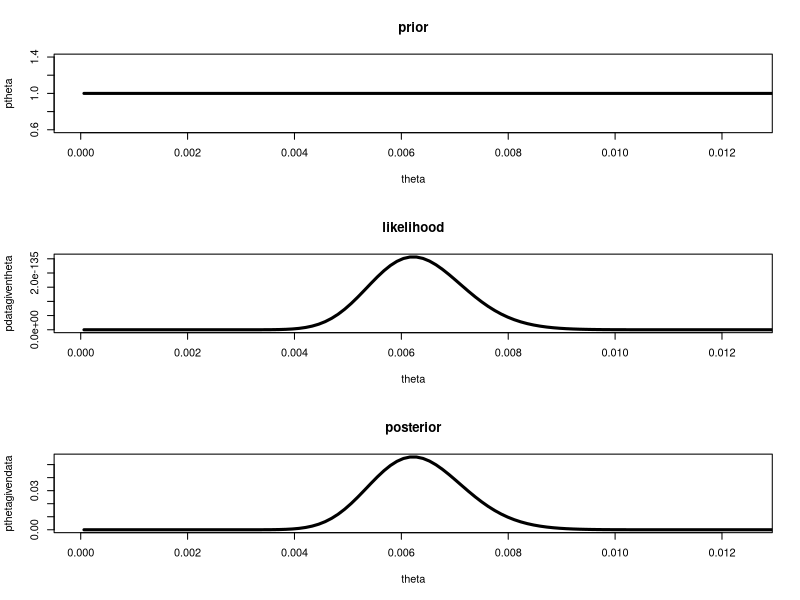
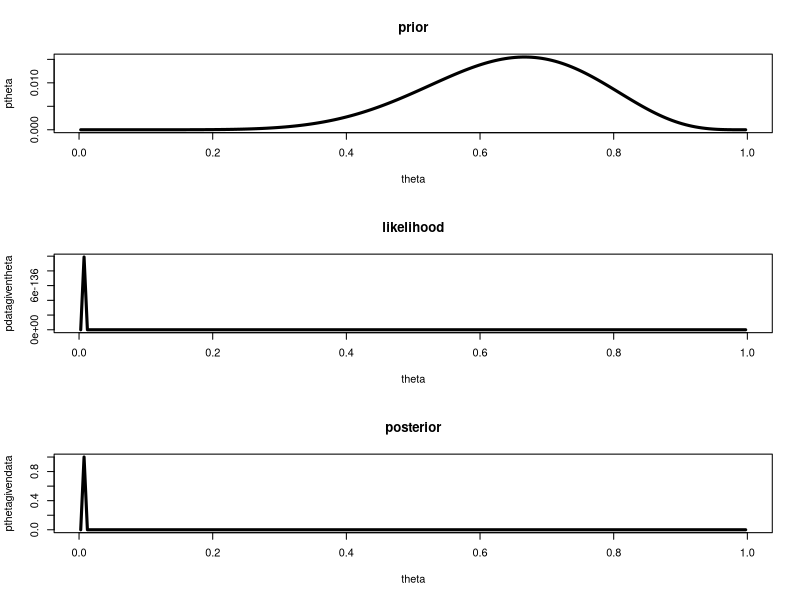

Write R code to recreate these figures, in order.
### part (b)

# data
n <- 8197 
nPos <- 51
nNeg <- n - nPos
hivcount <- c(rep(1, nPos), rep(0, nNeg))

# create distribution of the prior
binwidth = 1/n
theta = seq(from = binwidth/2, to = 1- (binwidth/2), by = binwidth)
a = 1
b = 1
ptheta = dbeta(theta, a, b)

# calculate likelihood, a bernouli distribution given the prior theta
pdatagiventheta = (theta^nPos)*(1-theta)^nNeg

# model data probability distribution
pdata <- sum(pdatagiventheta*ptheta)

# use bayes rule to find pthetagivendata
pthetagivendata <- pdatagiventheta*ptheta/pdata

# plot prior, likelihood and posterior
par(mfrow = c(3,1))
plot(theta, ptheta, type = 'l', lwd = 3, main = 'prior', xlim = c(0, 2*nPos/n))
plot(theta, pdatagiventheta, type = 'l', lwd = 3, main = 'likelihood', xlim = c(0, 2*nPos/n))
plot(theta, pthetagivendata, type = 'l', lwd = 3, main = 'posterior', xlim = c(0, 2*nPos/n))

### part (c)

# create distribution of the prior
binwidth = 0.005
theta = seq(from = binwidth/2, to = 1-(binwidth/2), by = binwidth)
a = 9
b = 5
ptheta <- dbeta(theta, a, b)
ptheta <- ptheta/sum(ptheta)

# calculate likelihood, a bernouli distribution given the prior theta
pdatagiventheta = (theta^nPos)*(1-theta)^nNeg

# model data probability distribution
pdata <- sum(pdatagiventheta*ptheta)

# use bayes rule to find pthetagivendata
pthetagivendata <- pdatagiventheta*ptheta/pdata

# point estimate of theta
estimate <- mean(pthetagivendata)
print(sprintf("point estimate of theta = %s", estimate))

# plot prior, likelihood and posterior
par(mfrow = c(3,1))
plot(theta, ptheta, type = 'l', lwd = 3, main = 'prior')
plot(theta, pdatagiventheta, type = 'l', lwd = 3, main = 'likelihood')
plot(theta, pthetagivendata, type = 'l', lwd = 3, main = 'posterior')



